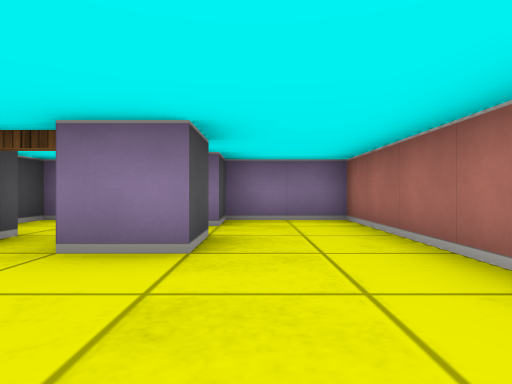
view 1 (above)

20 first-person views from a walk through a cub3D maze. The camera is about half as high as the walls, looks level and sees 75° across. The floor is counted in squares. Each view is taken from the middle of a square. On the plan, view 1 faces up. The plan holds only what a view shows up to about 9 squares ahead; the rest is blank.

view 2
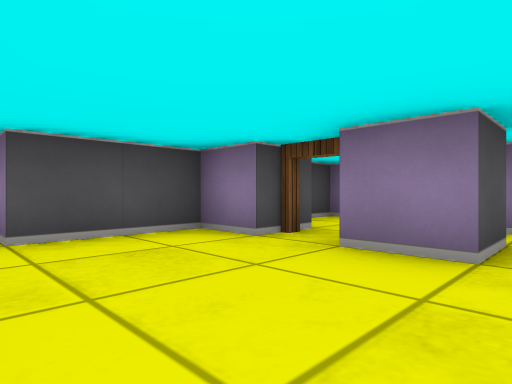

view 3
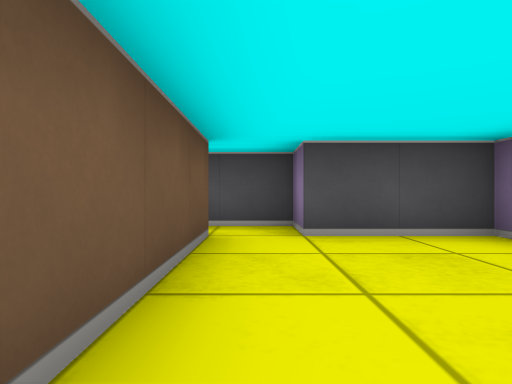

view 4
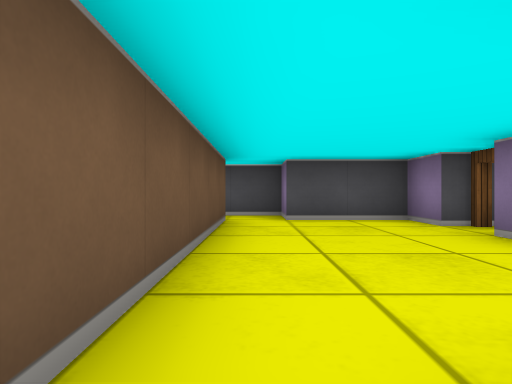

view 5
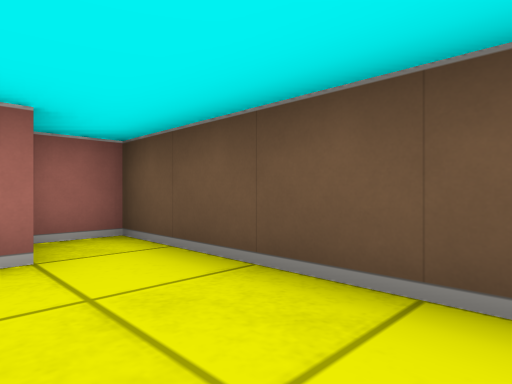

view 6
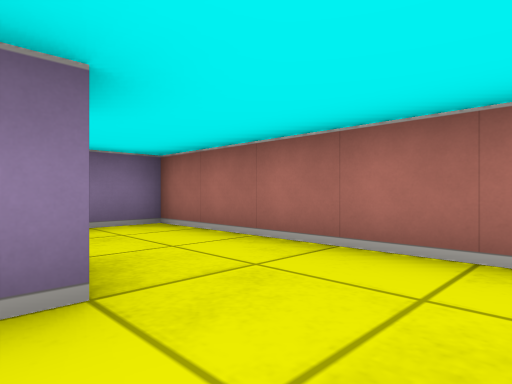

view 7
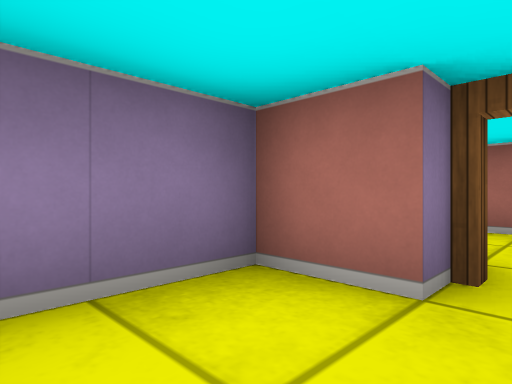

view 8
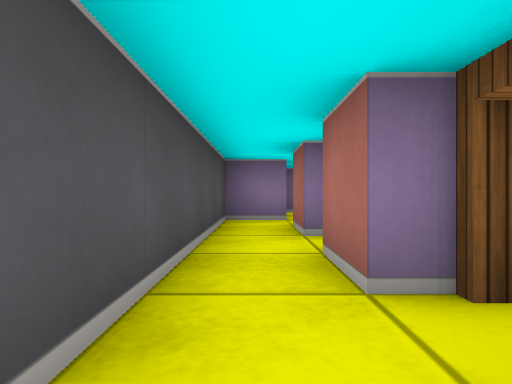

view 9
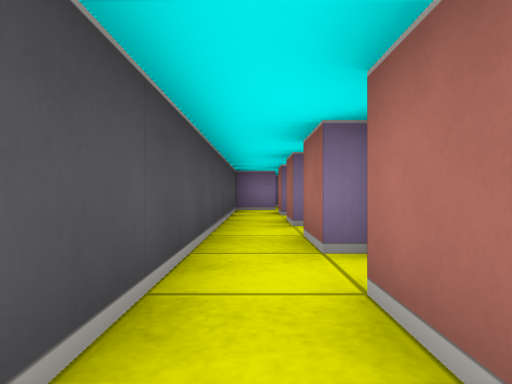

view 10
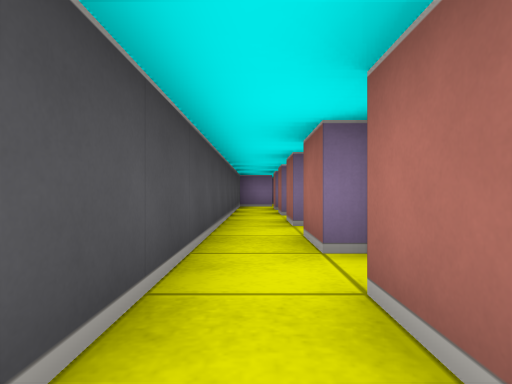

view 11
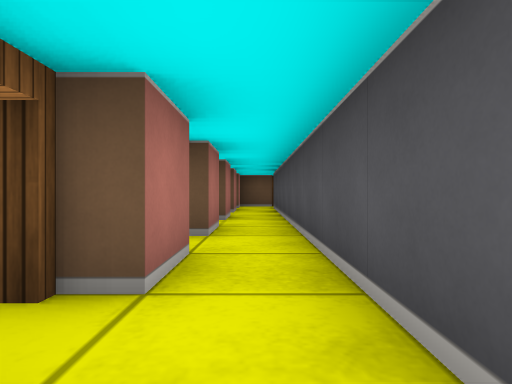

view 12
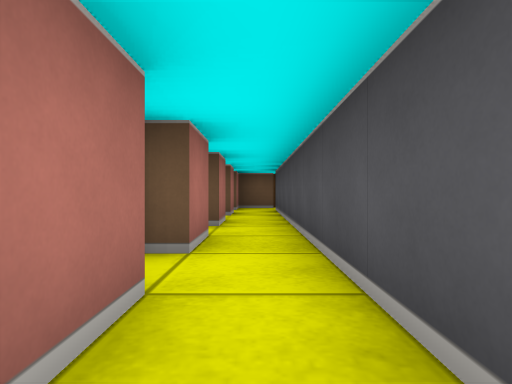

view 13
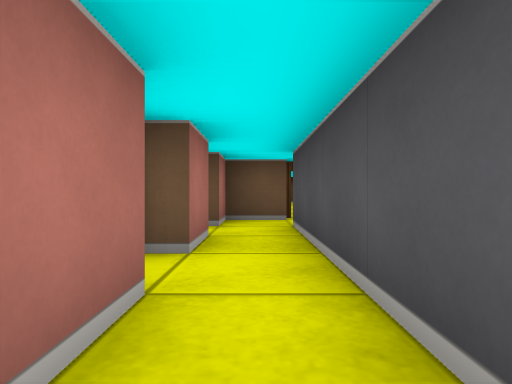

view 14
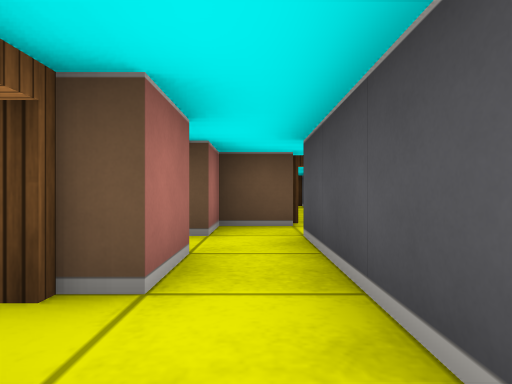

view 15
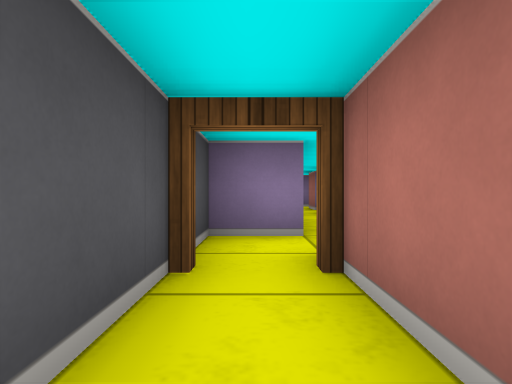

view 16
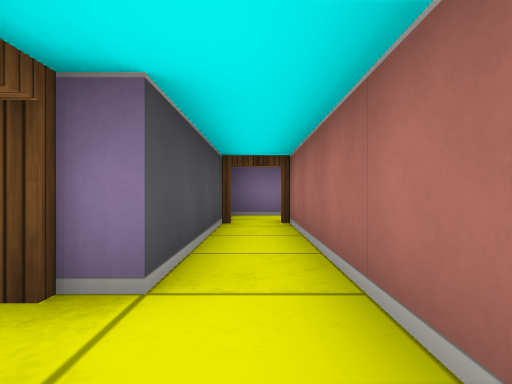

view 17
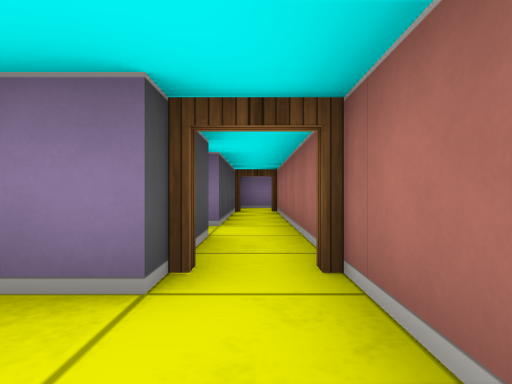

view 18
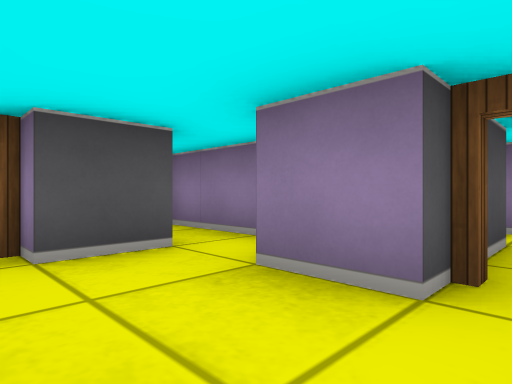

view 19
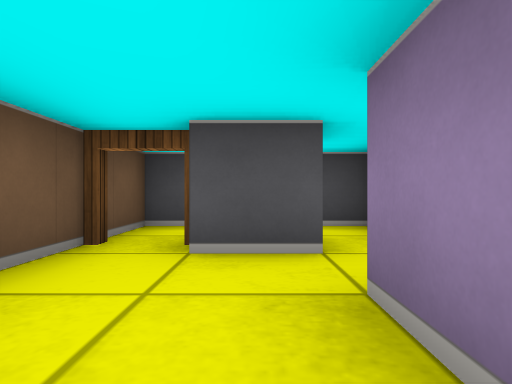

view 20
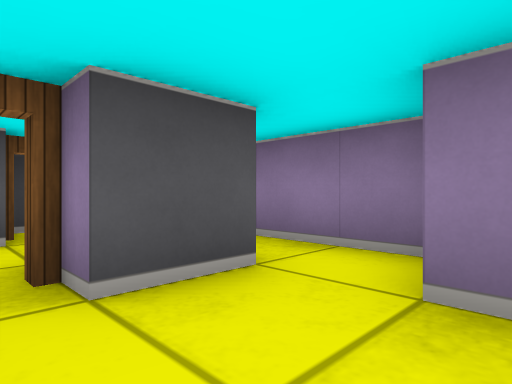

### Floor plan
Ten units are one square. View 1 is at (0, 0); x grows to the right and y downward. Boxes are objects, and circles mark ways between rooms. Rooms are numbered by the first view taken in them; rooms with no view inside come last. Other rooms are left out.
<svg viewBox="-105 -60 135 330">
<path fill="none" stroke="#000" d="M-25 -25 -35 -25 -35 -5 -45 -5 -45 5M-5 -35 -5 -25 -15 -25M15 -5 15 -55 -5 -55 -5 -45M-35 5 25 5 25 -4M-15 -45 -15 -55 -35 -55 -35 -49M-35 95 -35 85M-35 75 -35 65M-35 115 -35 105M-35 55 -35 45M-35 135 -35 125M-35 35 -35 25M-35 155 -35 145M-35 15 -35 5M-45 5 -45 165 -55 165 -55 180M-46 175 -35 175 -35 165M-55 225 -55 245M-45 239 -45 179M-55 180 -55 215M-55 245 -65 245M-45 254 -45 239M-75 245 -75 255M-68 235 -85 235M-95 255 -95 265 -69 265M-85 235 -95 235 -95 241"/>
<circle cx="-10" cy="-40" r="3" fill="#2a7"/>
<circle cx="-20" cy="-30" r="3" fill="#2a7"/>
<circle cx="-40" cy="0" r="3" fill="#2a7"/>
<circle cx="-50" cy="180" r="3" fill="#2a7"/>
<circle cx="-50" cy="240" r="3" fill="#2a7"/>
<circle cx="-80" cy="240" r="3" fill="#2a7"/>
<circle cx="-80" cy="260" r="3" fill="#2a7"/>
<text x="-10" y="-20">1</text>
<text x="-30" y="-50">2</text>
<text x="-40" y="90">3</text>
<text x="-50" y="210">4</text>
<text x="-60" y="250">5</text>
<text x="-90" y="250">6</text>
</svg>
Room 1 opens to room 2. Room 1 opens to room 3. Room 3 opens to room 4. Room 4 opens to room 5. Room 5 opens to room 6.

Where each view was taken, in squares from view 1:
view 1: 0 up, 0 right, facing up
view 2: 0 up, 0 right, facing up-left
view 3: 0 up, 0 right, facing left
view 4: 0 up, 2 right, facing left
view 5: 1 up, 1 left, facing down-right
view 6: 1 up, 1 left, facing up-right
view 7: 4 up, 3 left, facing up-right
view 8: 5 down, 4 left, facing up
view 9: 8 down, 4 left, facing up
view 10: 10 down, 4 left, facing up
view 11: 7 down, 4 left, facing down
view 12: 8 down, 4 left, facing down
view 13: 12 down, 4 left, facing down
view 14: 13 down, 4 left, facing down
view 15: 20 down, 5 left, facing up
view 16: 23 down, 5 left, facing up
view 17: 26 down, 5 left, facing up
view 18: 26 down, 5 left, facing up-left
view 19: 25 down, 5 left, facing left
view 20: 26 down, 6 left, facing up-left
